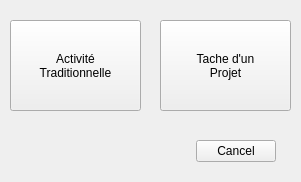
<?xml version="1.0" encoding="UTF-8"?>
<ui version="4.0">
 <class>FenetreProgrammer</class>
 <widget class="QWidget" name="FenetreProgrammer">
  <property name="geometry">
   <rect>
    <x>0</x>
    <y>0</y>
    <width>301</width>
    <height>182</height>
   </rect>
  </property>
  <property name="windowTitle">
   <string>Form</string>
  </property>
  <widget class="QPushButton" name="bTache">
   <property name="geometry">
    <rect>
     <x>160</x>
     <y>20</y>
     <width>131</width>
     <height>91</height>
    </rect>
   </property>
   <property name="text">
    <string>Tache d'un
Projet</string>
   </property>
  </widget>
  <widget class="QPushButton" name="bActiviteTraditionnelle">
   <property name="geometry">
    <rect>
     <x>10</x>
     <y>20</y>
     <width>131</width>
     <height>91</height>
    </rect>
   </property>
   <property name="text">
    <string>Activité
Traditionnelle</string>
   </property>
  </widget>
  <widget class="QDialogButtonBox" name="bOKCancel">
   <property name="geometry">
    <rect>
     <x>120</x>
     <y>140</y>
     <width>156</width>
     <height>23</height>
    </rect>
   </property>
   <property name="standardButtons">
    <set>QDialogButtonBox::Cancel</set>
   </property>
  </widget>
 </widget>
 <resources/>
 <connections/>
</ui>
